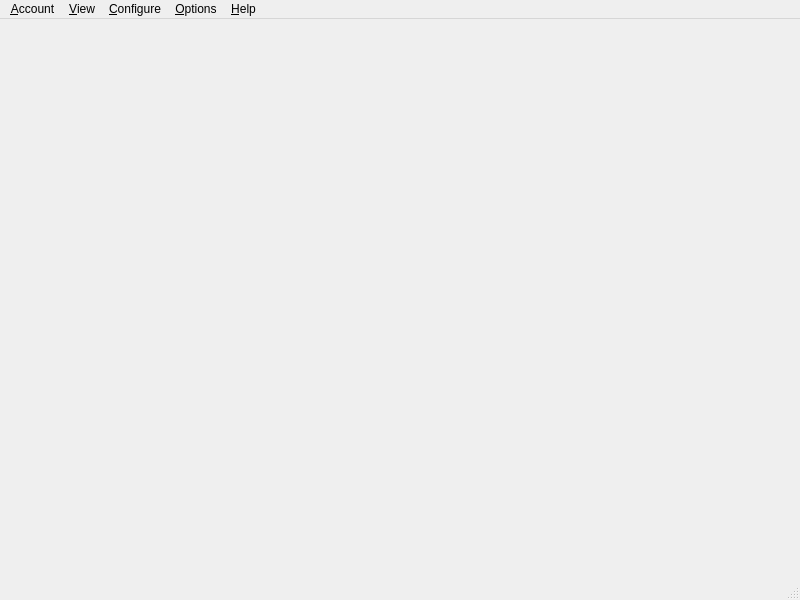
<?xml version="1.0" encoding="UTF-8"?>
<!--
  Menu tree carried over from clorela_os_v14 (see docs/legacy-v14.md).
  Source strings are English; Spanish and French come from translations/.
-->
<ui version="4.0">
 <class>MainWindow</class>
 <widget class="QMainWindow" name="MainWindow">
  <property name="geometry">
   <rect>
    <x>0</x>
    <y>0</y>
    <width>800</width>
    <height>600</height>
   </rect>
  </property>
  <property name="windowTitle">
   <string notr="true">Clorela-OS</string>
  </property>
  <widget class="QStackedWidget" name="views"/>
  <widget class="QMenuBar" name="menubar">
   <widget class="QMenu" name="menuAccount">
    <property name="title">
     <string>&amp;Account</string>
    </property>
    <widget class="QMenu" name="menuProfile">
     <property name="title">
      <string>My profile</string>
     </property>
     <addaction name="actionUserData"/>
     <addaction name="actionWalletAddress"/>
    </widget>
    <addaction name="actionLogIn"/>
    <addaction name="menuProfile"/>
    <addaction name="separator"/>
    <addaction name="actionStartAcquisition"/>
    <addaction name="actionStopAcquisition"/>
    <addaction name="separator"/>
    <addaction name="actionLogOut"/>
   </widget>
   <widget class="QMenu" name="menuView">
    <property name="title">
     <string>&amp;View</string>
    </property>
    <widget class="QMenu" name="menuDisplay">
     <property name="title">
      <string>Display</string>
     </property>
     <addaction name="actionGraph"/>
     <addaction name="actionNumeric"/>
    </widget>
    <widget class="QMenu" name="menuLanguage">
     <property name="title">
      <string>Language</string>
     </property>
     <addaction name="actionEnglish"/>
     <addaction name="actionSpanish"/>
     <addaction name="actionFrench"/>
    </widget>
    <addaction name="menuDisplay"/>
    <addaction name="menuLanguage"/>
   </widget>
   <widget class="QMenu" name="menuConfigure">
    <property name="title">
     <string>&amp;Configure</string>
    </property>
    <addaction name="actionConfigureWifi"/>
    <addaction name="actionConfigureServer"/>
   </widget>
   <widget class="QMenu" name="menuOptions">
    <property name="title">
     <string>&amp;Options</string>
    </property>
    <addaction name="actionCheckUpdates"/>
    <addaction name="actionConnectionProperties"/>
   </widget>
   <widget class="QMenu" name="menuHelp">
    <property name="title">
     <string>&amp;Help</string>
    </property>
    <addaction name="actionAboutClorela"/>
    <addaction name="actionAboutWalcorg"/>
    <addaction name="separator"/>
    <addaction name="actionReportProblem"/>
   </widget>
   <addaction name="menuAccount"/>
   <addaction name="menuView"/>
   <addaction name="menuConfigure"/>
   <addaction name="menuOptions"/>
   <addaction name="menuHelp"/>
  </widget>
  <widget class="QStatusBar" name="statusbar"/>
  <action name="actionLogIn">
   <property name="text">
    <string>Log in</string>
   </property>
  </action>
  <action name="actionUserData">
   <property name="text">
    <string>User data</string>
   </property>
  </action>
  <action name="actionWalletAddress">
   <property name="text">
    <string>Wallet address</string>
   </property>
  </action>
  <action name="actionStartAcquisition">
   <property name="text">
    <string>Start acquisition</string>
   </property>
   <property name="shortcut">
    <string notr="true">F1</string>
   </property>
  </action>
  <action name="actionStopAcquisition">
   <property name="text">
    <string>Stop acquisition</string>
   </property>
   <property name="shortcut">
    <string notr="true">F5</string>
   </property>
  </action>
  <action name="actionLogOut">
   <property name="text">
    <string>Log out</string>
   </property>
  </action>
  <action name="actionGraph">
   <property name="checkable">
    <bool>true</bool>
   </property>
   <property name="text">
    <string>Graph</string>
   </property>
  </action>
  <action name="actionNumeric">
   <property name="checkable">
    <bool>true</bool>
   </property>
   <property name="text">
    <string>Numeric</string>
   </property>
  </action>
  <action name="actionEnglish">
   <property name="checkable">
    <bool>true</bool>
   </property>
   <property name="text">
    <string notr="true">English</string>
   </property>
  </action>
  <action name="actionSpanish">
   <property name="checkable">
    <bool>true</bool>
   </property>
   <property name="text">
    <string notr="true">Español</string>
   </property>
  </action>
  <action name="actionFrench">
   <property name="checkable">
    <bool>true</bool>
   </property>
   <property name="text">
    <string notr="true">Français</string>
   </property>
  </action>
  <action name="actionConfigureWifi">
   <property name="text">
    <string>Configure Wi-Fi</string>
   </property>
  </action>
  <action name="actionConfigureServer">
   <property name="text">
    <string>Configure server</string>
   </property>
  </action>
  <action name="actionCheckUpdates">
   <property name="text">
    <string>Check for updates</string>
   </property>
  </action>
  <action name="actionConnectionProperties">
   <property name="text">
    <string>Connection properties</string>
   </property>
  </action>
  <action name="actionAboutClorela">
   <property name="text">
    <string>About Clorela-OS</string>
   </property>
  </action>
  <action name="actionAboutWalcorg">
   <property name="text">
    <string>About WALCORG</string>
   </property>
  </action>
  <action name="actionReportProblem">
   <property name="text">
    <string>Report a problem</string>
   </property>
  </action>
 </widget>
 <resources/>
 <connections/>
</ui>
